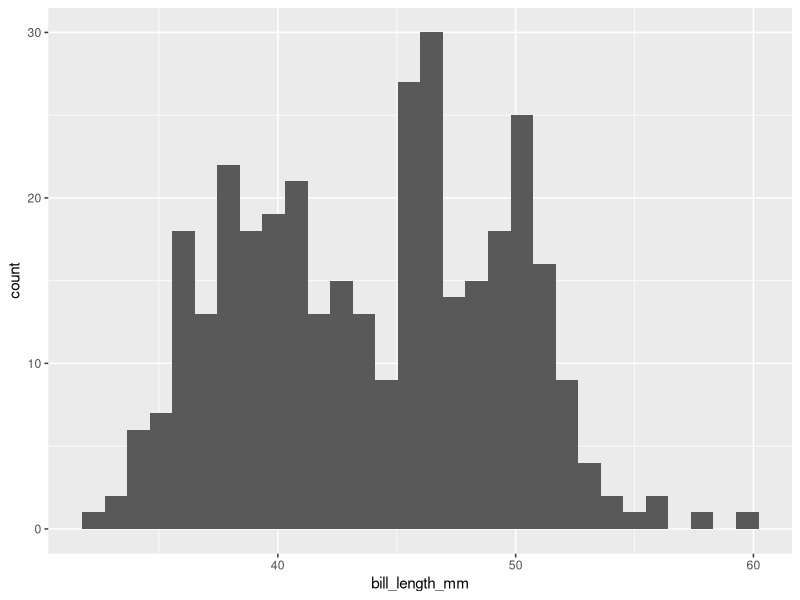
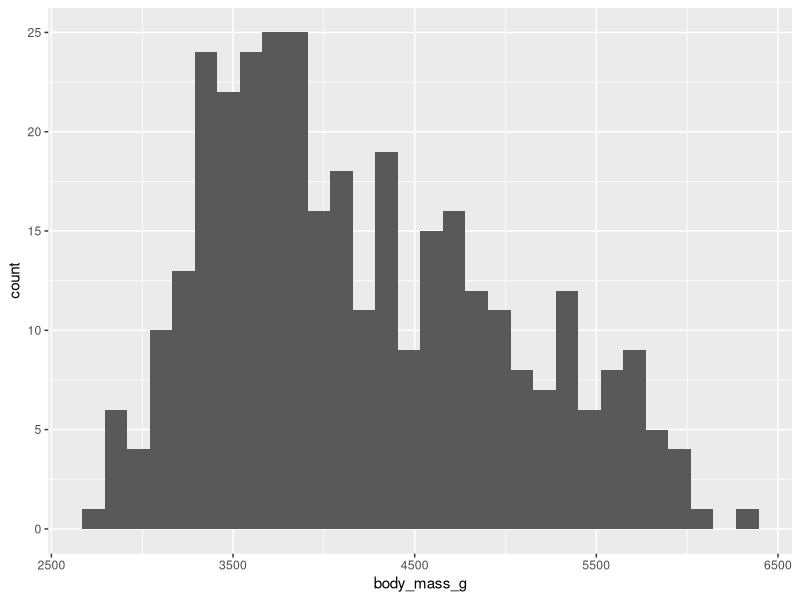
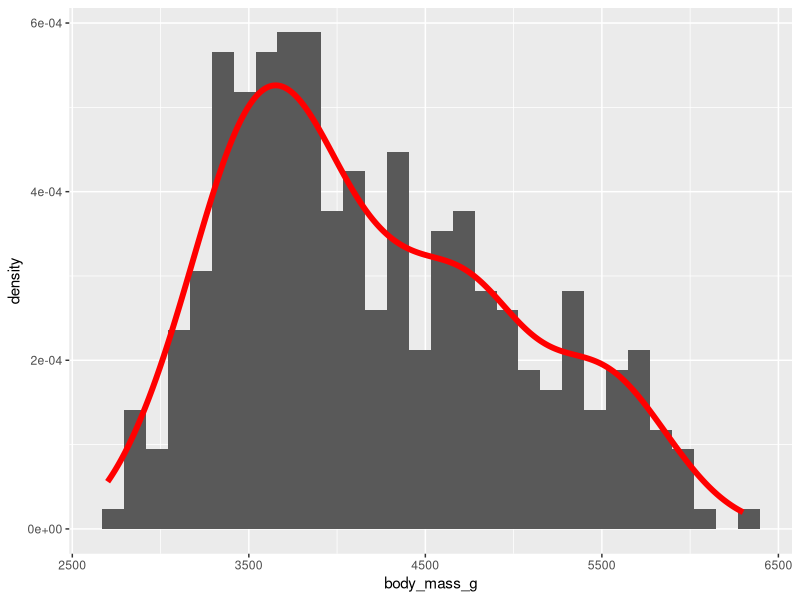
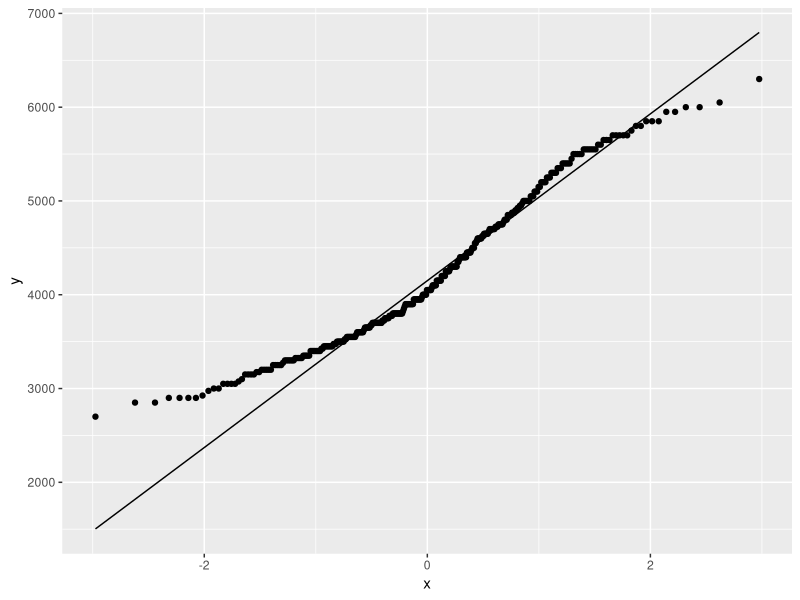
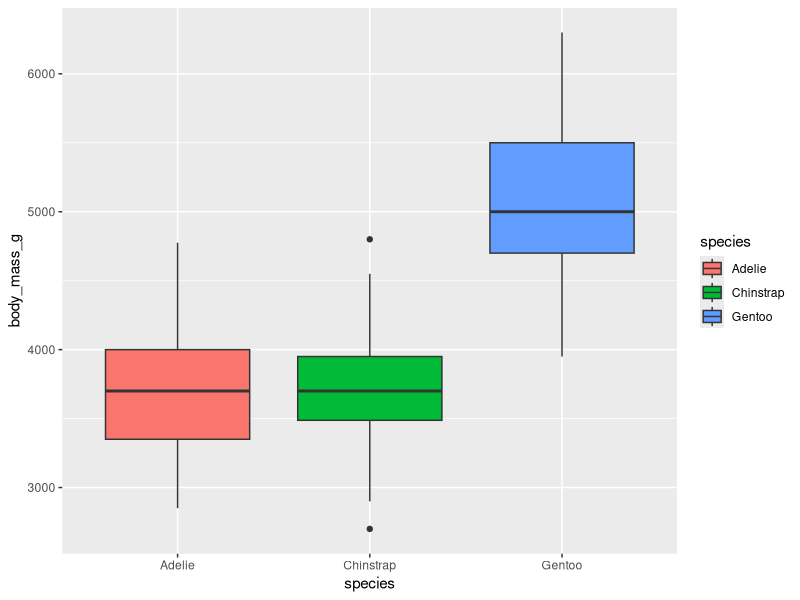
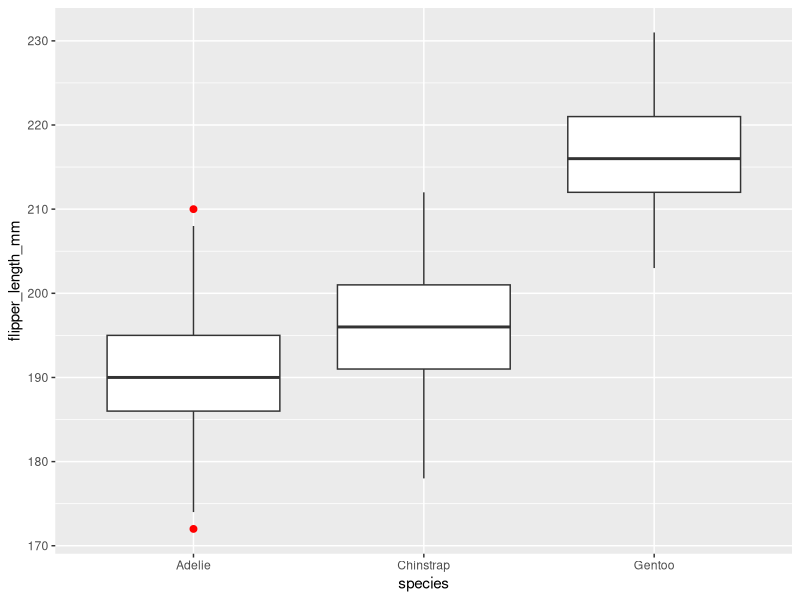
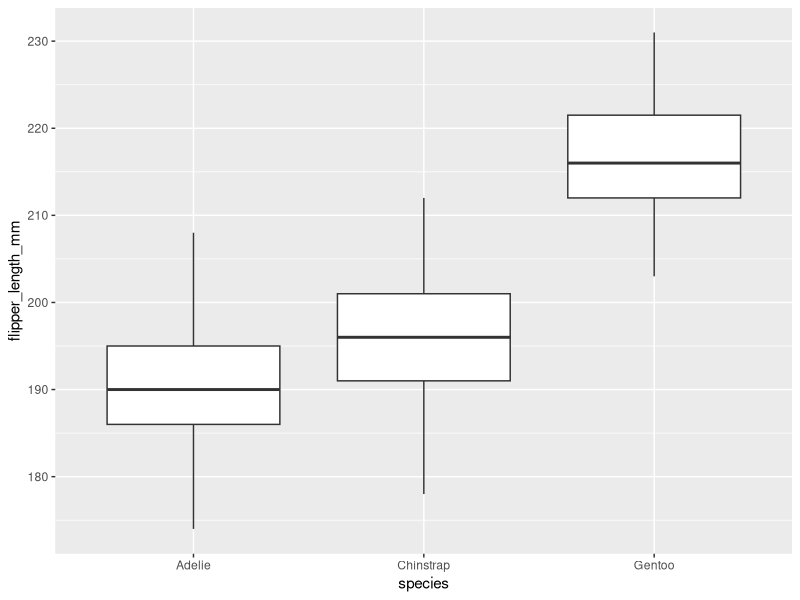

These figures' R source, in order:
## ---- chunk 1
#| message: false
#| warning: false
#| paged-print: false
library(palmerpenguins)
library(tidyverse)
library(dplyr)
library(ggplot2)
library(car)
library(broom)
library(rstatix)
## ---- chunk 2
ggplot(data = penguins, aes(x = bill_length_mm)) +
  geom_histogram()
## ---- chunk 3
ggplot(data = penguins, aes(x = body_mass_g)) +
  geom_histogram()
## ---- chunk 4
#| message: false
#| warning: false
ggplot(data = penguins, aes(x = body_mass_g)) +
  geom_histogram(aes(y = after_stat(density))) +
  geom_density(color = "red", linewidth = 2)
## ---- chunk 5
#| message: false
#| warning: false
ggplot(data = penguins, aes(sample = body_mass_g)) +
  stat_qq() +
  stat_qq_line()
## ---- chunk 6
penguins %>%
  shapiro_test(body_mass_g)
## ---- chunk 7
#| message: false
#| warning: false
ggplot(data = penguins, aes(x = species, y = body_mass_g, fill = species)) +
  geom_boxplot() 
## ---- chunk 8
penguins %>%
  levene_test(body_mass_g ~ species) # formula should be Y (dependent variable) ~ X (predictor variable)
## ---- chunk 9
ggplot(data = penguins, aes(x = species, y = flipper_length_mm)) +
  geom_boxplot(outlier.size = 2, outlier.color = "red")
## ---- chunk 10
penguins %>%
  group_by(species) %>%
  drop_na() %>%
  mutate(q1 = quantile(flipper_length_mm, 0.25),
         q3 = quantile(flipper_length_mm, 0.75),
         iqr = q3 - q1,
         is_outlier = flipper_length_mm < (q1 - 1.5 * iqr) | 
                      flipper_length_mm > (q3 + 1.5 * iqr)) %>%
  filter(is_outlier) %>%
  select(species, island, sex, flipper_length_mm)
## ---- chunk 11
penguins %>%
  group_by(species) %>%
  drop_na() %>%
  mutate(q1 = quantile(flipper_length_mm, 0.25),
         q3 = quantile(flipper_length_mm, 0.75),
         iqr = q3 - q1,
         is_outlier = flipper_length_mm < (q1 - 1.5 * iqr) | 
           flipper_length_mm > (q3 + 1.5 * iqr)) %>%
  filter(!is_outlier) %>%
  ggplot(aes(x = species, y = flipper_length_mm)) +
  geom_boxplot()
## ---- chunk 12
bill_ci <- t.test(penguins$bill_length_mm)
bill_ci$estimate  # provides the mean
bill_ci$conf.int  # provides the confidence interval, and at what conf. level (95%)
## ---- chunk 13
penguins %>%
  drop_na() %>%
  summarize(n = length(bill_length_mm),
         mean = mean(bill_length_mm),
         se = sd(bill_length_mm) / sqrt(n),
         t_crit = qt(0.975, df = n - 1),    # two-tailed, 95% confidence interval distribution
         ci_upper = mean + t_crit * se,
         ci_lower = mean - t_crit * se)
## ---- chunk 14
adelie_gentoo <- penguins %>%
  filter(species %in% c("Adelie", "Gentoo"))

diff_ci <- t.test(flipper_length_mm ~ species, data = adelie_gentoo)
diff_ci$conf.int
## ---- chunk 15
adelie <- penguins %>%
  filter(species == "Adelie")

# base R t-test
t.test(adelie$bill_length_mm, mu = 40)
## ---- chunk 16
# test for normality (Shapiro-Wilk Test)
penguins %>%
  filter(species %in% c("Adelie", "Gentoo")) %>%
  shapiro_test(flipper_length_mm) 

# test for equality of variances (Levene's Test)
penguins %>%
  filter(species %in% c("Adelie", "Gentoo")) %>%
  levene_test(flipper_length_mm ~ species)
## ---- chunk 17
# Student's t-test
penguins %>%
  filter(species %in% c("Adelie", "Gentoo")) %>%
  mutate(species = droplevels(species)) %>%       # remove Chinstrap as a level
  t_test(flipper_length_mm ~ species,
         var.equal = TRUE)                        # clarifies variances are equal (homoscedasticity) 

# Welch's t-test
penguins %>%
  filter(species %in% c("Adelie", "Gentoo")) %>%
  mutate(species = droplevels(species)) %>% 
  t_test(flipper_length_mm ~ species,
         var.equal = FALSE)                     # default is FALSE, so only need to specify when TRUE
## ---- chunk 18
penguins %>%
  filter(species %in% c("Adelie", "Gentoo")) %>%
  mutate(species = droplevels(species)) %>%
  wilcox_test(bill_length_mm ~ species)
## ---- chunk 19
(species_island_table <- table(penguins$species, penguins$island))
chisq_test(species_island_table)
## ---- chunk 20
anova <- aov(body_mass_g ~ species, data = penguins)
summary(anova)
## ---- chunk 21
tukey_hsd(anova)
## ---- chunk 22
